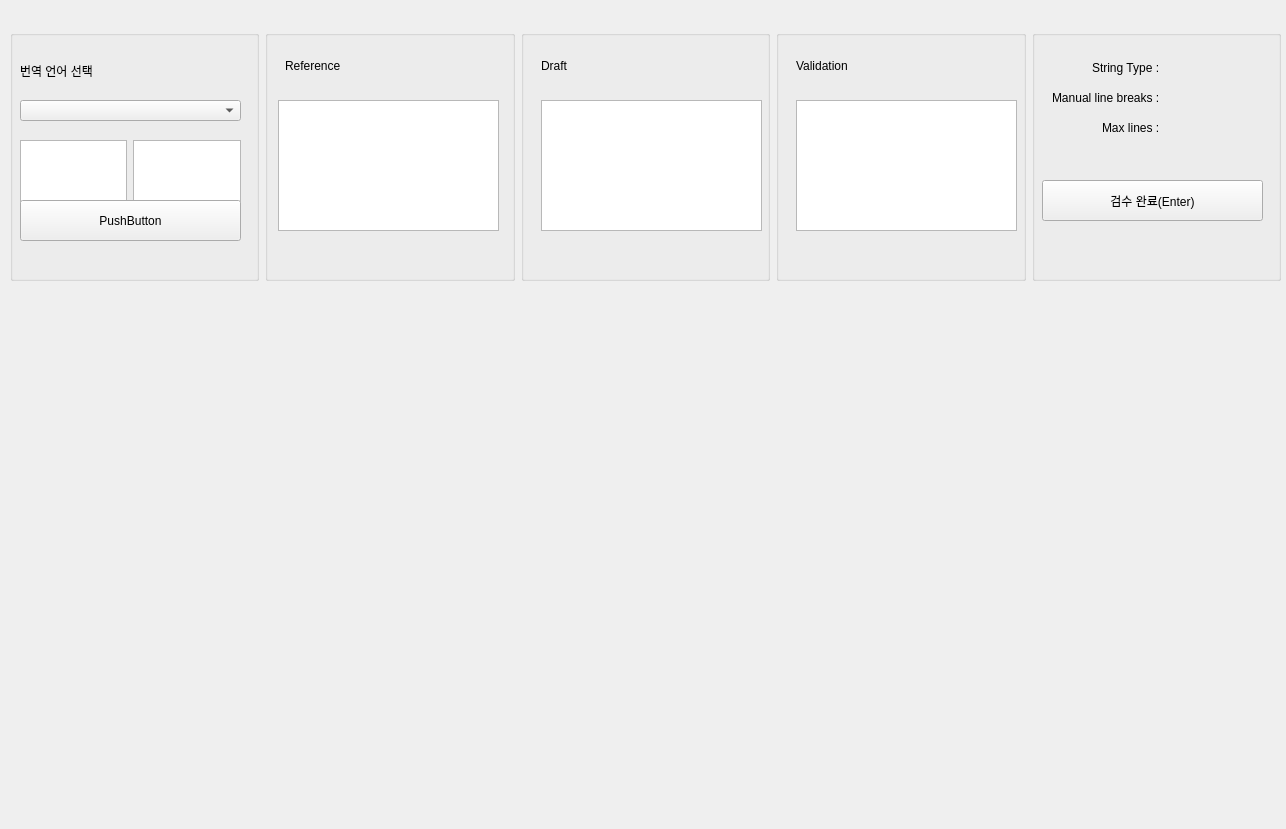
<?xml version="1.0" encoding="UTF-8"?>
<ui version="4.0">
 <class>Form</class>
 <widget class="QWidget" name="Form">
  <property name="enabled">
   <bool>true</bool>
  </property>
  <property name="geometry">
   <rect>
    <x>0</x>
    <y>0</y>
    <width>1286</width>
    <height>829</height>
   </rect>
  </property>
  <property name="windowTitle">
   <string>Form</string>
  </property>
  <widget class="QWidget" name="verticalLayoutWidget">
   <property name="geometry">
    <rect>
     <x>10</x>
     <y>30</y>
     <width>1271</width>
     <height>251</height>
    </rect>
   </property>
   <layout class="QVBoxLayout" name="topLayout">
    <item>
     <layout class="QHBoxLayout" name="top_horizontalLayout">
      <item>
       <widget class="QGroupBox" name="languageInputLayout">
        <property name="title">
         <string/>
        </property>
        <widget class="QLabel" name="label">
         <property name="geometry">
          <rect>
           <x>10</x>
           <y>20</y>
           <width>141</width>
           <height>41</height>
          </rect>
         </property>
         <property name="text">
          <string>번역 언어 선택</string>
         </property>
        </widget>
        <widget class="QComboBox" name="comboBox">
         <property name="geometry">
          <rect>
           <x>10</x>
           <y>70</y>
           <width>221</width>
           <height>21</height>
          </rect>
         </property>
        </widget>
        <widget class="QWidget" name="horizontalLayoutWidget_2">
         <property name="geometry">
          <rect>
           <x>10</x>
           <y>110</y>
           <width>221</width>
           <height>73</height>
          </rect>
         </property>
         <layout class="QHBoxLayout" name="horizontalLayout_2">
          <item>
           <widget class="QTextEdit" name="textEdit_2"/>
          </item>
          <item>
           <widget class="QTextEdit" name="textEdit"/>
          </item>
         </layout>
        </widget>
        <widget class="QPushButton" name="pushButton">
         <property name="geometry">
          <rect>
           <x>10</x>
           <y>170</y>
           <width>221</width>
           <height>41</height>
          </rect>
         </property>
         <property name="text">
          <string>PushButton</string>
         </property>
        </widget>
       </widget>
      </item>
      <item>
       <widget class="QGroupBox" name="referenceLayout">
        <property name="title">
         <string/>
        </property>
        <widget class="QLabel" name="label_2">
         <property name="geometry">
          <rect>
           <x>20</x>
           <y>30</y>
           <width>56</width>
           <height>12</height>
          </rect>
         </property>
         <property name="text">
          <string>Reference</string>
         </property>
        </widget>
        <widget class="QTextEdit" name="textEdit_3">
         <property name="geometry">
          <rect>
           <x>13</x>
           <y>70</y>
           <width>221</width>
           <height>131</height>
          </rect>
         </property>
        </widget>
       </widget>
      </item>
      <item>
       <widget class="QGroupBox" name="draftLayout">
        <property name="title">
         <string/>
        </property>
        <widget class="QLabel" name="label_3">
         <property name="geometry">
          <rect>
           <x>20</x>
           <y>30</y>
           <width>56</width>
           <height>12</height>
          </rect>
         </property>
         <property name="text">
          <string>Draft</string>
         </property>
        </widget>
        <widget class="QTextEdit" name="textEdit_4">
         <property name="geometry">
          <rect>
           <x>20</x>
           <y>70</y>
           <width>221</width>
           <height>131</height>
          </rect>
         </property>
        </widget>
       </widget>
      </item>
      <item>
       <widget class="QGroupBox" name="validationLayout">
        <property name="title">
         <string/>
        </property>
        <widget class="QLabel" name="label_4">
         <property name="geometry">
          <rect>
           <x>20</x>
           <y>30</y>
           <width>56</width>
           <height>12</height>
          </rect>
         </property>
         <property name="text">
          <string>Validation</string>
         </property>
        </widget>
        <widget class="QTextEdit" name="textEdit_5">
         <property name="geometry">
          <rect>
           <x>20</x>
           <y>70</y>
           <width>221</width>
           <height>131</height>
          </rect>
         </property>
        </widget>
       </widget>
      </item>
      <item>
       <widget class="QGroupBox" name="contentsInfoLayout">
        <property name="title">
         <string/>
        </property>
        <widget class="QLabel" name="label_5">
         <property name="geometry">
          <rect>
           <x>60</x>
           <y>30</y>
           <width>171</width>
           <height>16</height>
          </rect>
         </property>
         <property name="text">
          <string>String Type :</string>
         </property>
        </widget>
        <widget class="QLabel" name="label_6">
         <property name="geometry">
          <rect>
           <x>20</x>
           <y>60</y>
           <width>171</width>
           <height>16</height>
          </rect>
         </property>
         <property name="text">
          <string>Manual line breaks :</string>
         </property>
        </widget>
        <widget class="QLabel" name="label_7">
         <property name="geometry">
          <rect>
           <x>70</x>
           <y>90</y>
           <width>171</width>
           <height>16</height>
          </rect>
         </property>
         <property name="text">
          <string>Max lines :</string>
         </property>
        </widget>
        <widget class="QPushButton" name="pushButton_2">
         <property name="geometry">
          <rect>
           <x>10</x>
           <y>150</y>
           <width>221</width>
           <height>41</height>
          </rect>
         </property>
         <property name="text">
          <string>검수 완료(Enter)</string>
         </property>
        </widget>
       </widget>
      </item>
     </layout>
    </item>
   </layout>
  </widget>
  <widget class="QWidget" name="verticalLayoutWidget_2">
   <property name="geometry">
    <rect>
     <x>10</x>
     <y>290</y>
     <width>1271</width>
     <height>251</height>
    </rect>
   </property>
   <layout class="QVBoxLayout" name="verticalLayout_2"/>
  </widget>
  <widget class="QWidget" name="horizontalLayoutWidget_3">
   <property name="geometry">
    <rect>
     <x>10</x>
     <y>560</y>
     <width>811</width>
     <height>241</height>
    </rect>
   </property>
   <layout class="QHBoxLayout" name="horizontalLayout_3"/>
  </widget>
  <widget class="QWidget" name="horizontalLayoutWidget_4">
   <property name="geometry">
    <rect>
     <x>840</x>
     <y>560</y>
     <width>441</width>
     <height>241</height>
    </rect>
   </property>
   <layout class="QHBoxLayout" name="horizontalLayout_4"/>
  </widget>
 </widget>
 <resources/>
 <connections/>
</ui>
